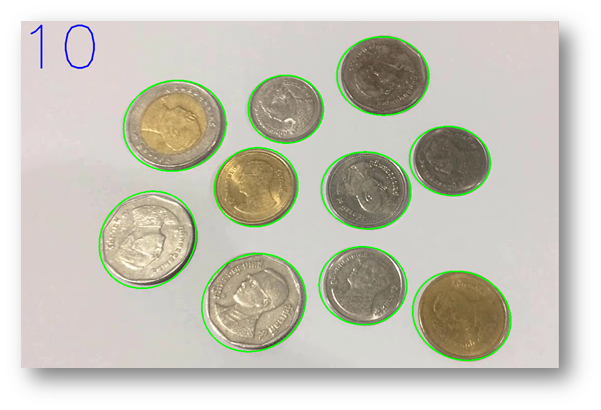
#> input picture coin-assets-docs/02.png, 601 x 410 px, given in place of the camera
$ python CoinDetection.py
#> lines starting #> are read from the running program, lines starting #| are printed output that depends on the picture; after the words box and inside, x2 and y2 are one past the last pixel; in counts of white or black regions, pixels touching at a corner belong together
import cv2
import numpy as np

cap = cv2.VideoCapture(0)

# set camera resolution
cap.set(cv2.CAP_PROP_FRAME_WIDTH, 1920)
cap.set(cv2.CAP_PROP_FRAME_HEIGHT, 1080)

while True:
    ret, frame = cap.read()
#> frame is the input picture: shape (410, 601, 3); mean B, G, R 186.5, 197.9, 200.1
    if not ret or frame is None:
        break  # handle case where frame is not read properly

    # use entire frame to be safe with all sizes
    roi = frame  # change this if cropping is needed later

    gray = cv2.cvtColor(roi, cv2.COLOR_BGR2GRAY)
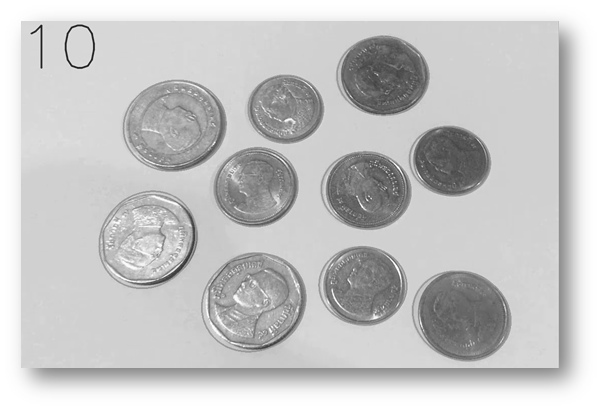
#> gray: shape (410, 601); min 29, max 255, mean 197.3
    gray_blur = cv2.GaussianBlur(gray, (15, 15), 0)
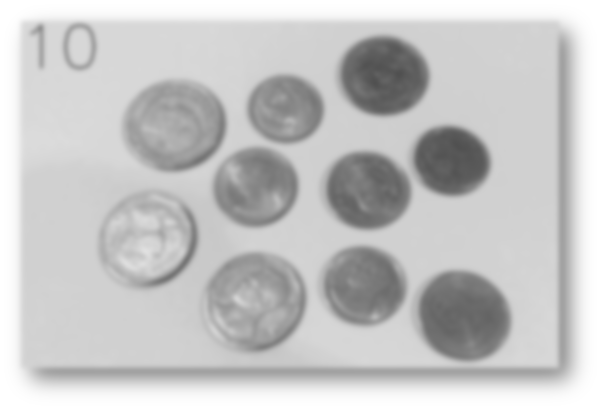
#> gray_blur: shape (410, 601); min 80, max 255, mean 197.3
    thresh = cv2.adaptiveThreshold(
        gray_blur, 255,
        cv2.ADAPTIVE_THRESH_GAUSSIAN_C,
        cv2.THRESH_BINARY_INV, 11, 1
    )
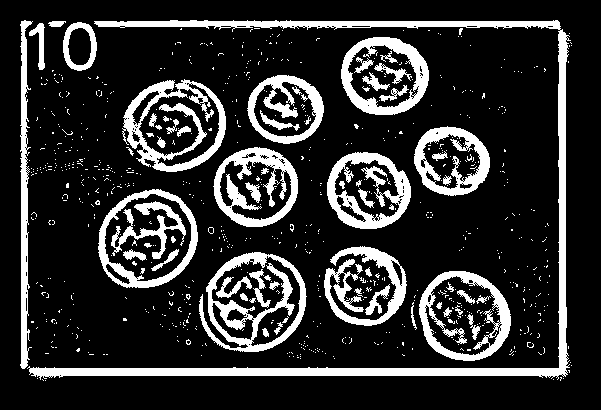
#> thresh: shape (410, 601); 18.5% white; 769 white regions (704 under 20 px), largest, box (x1, y1, x2, y2) and area: (27, 20, 571, 380) 9822, (199, 252, 307, 352) 3310, (122, 79, 226, 172) 3218
    kernel = np.ones((3, 3), np.uint8)
    closing = cv2.morphologyEx(thresh, cv2.MORPH_CLOSE, kernel, iterations=3)
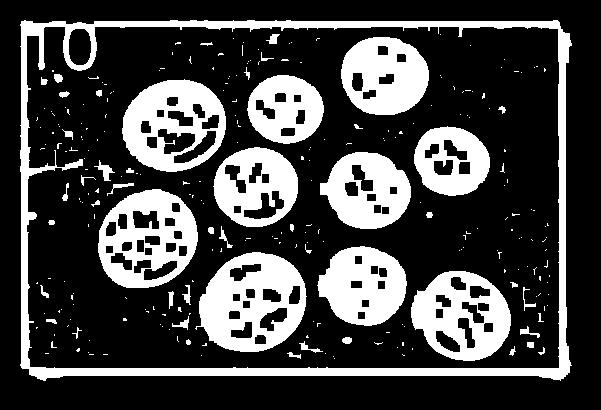
#> closing: shape (410, 601); 26.8% white; 266 white regions (215 under 20 px)

    result_img = closing.copy()
    # use RETR_EXTERNAL to avoid nested contours
    contours, hierachy = cv2.findContours(result_img, cv2.RETR_EXTERNAL, cv2.CHAIN_APPROX_NONE)
#> contours = 1 contour; box (x1, y1, x2, y2) and area: (20, 20, 572, 381) 192800

    counter = 0
    for cnt in contours:
        area = cv2.contourArea(cnt)
        if area < 5000 or area > 35000:
            continue

        # prevent error from fitEllipse
        if len(cnt) >= 5:
            try:
                ellipse = cv2.fitEllipse(cnt)
                cv2.ellipse(roi, ellipse, (0, 255, 0), 2)
                counter += 1
            except cv2.error:
                # if fitEllipse fails, just skip this contour
                continue
#> this loop made 1 pass
#> area on pass 1: 192799.5
#> after the loop, counter = 0

    cv2.putText(roi, str(counter), (10, 100),
                cv2.FONT_HERSHEY_SIMPLEX, 4, (255, 0, 0), 2, cv2.LINE_AA)
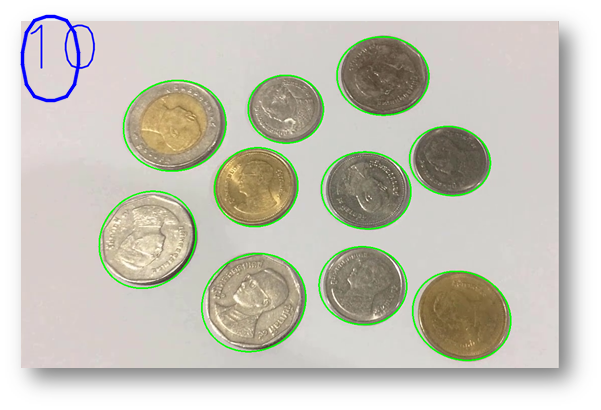
#> roi: shape (410, 601, 3); 0.45% of pixels changed, all inside (x1, y1, x2, y2) = (20, 14, 81, 103)
    cv2.imshow("Show", roi)

    if cv2.waitKey(1) & 0xFF == ord('q'):
#> (key q is pressed here)
        break

cap.release()
cv2.destroyAllWindows()

$ run again, on coin-assets-docs/12.png
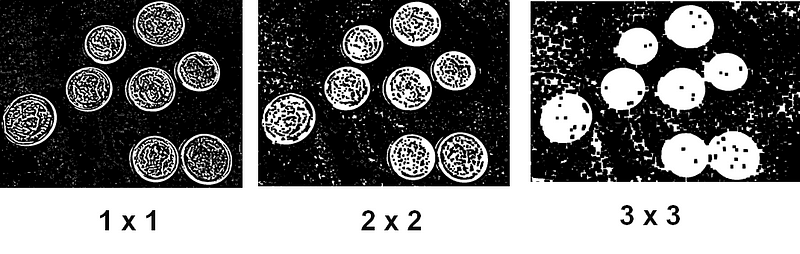
#> input picture coin-assets-docs/12.png, 800 x 254 px, given in place of the camera
#> frame is the input picture: shape (254, 800, 3); min 0, max 255, mean 116.8
#> `thresh = cv2.adaptiveThreshold( gray_blur, 255, cv2.ADAPTIVE_THRESH_GA..`:
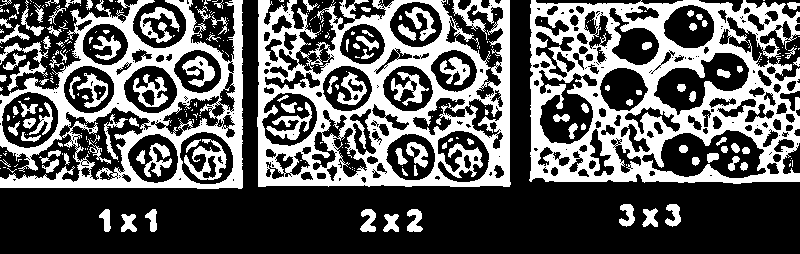
#> thresh: shape (254, 800); 36.7% white; 317 white regions (206 under 20 px), largest, box (x1, y1, x2, y2) and area: (529, 0, 800, 184) 23931, (257, 0, 511, 187) 21677, (0, 0, 243, 189) 14366
#> closing: shape (254, 800); 59.2% white; 162 black regions
#> contours = 12 contours; largest, box (x1, y1, x2, y2) and area: (529, 0, 800, 184) 48210, (257, 0, 511, 187) 46170, (0, 0, 243, 189) 44622, (360, 209, 376, 232) 261, (407, 209, 423, 232) 260
#> the loop `for cnt in contours:` made 12 passes
#> area on passes 1 to 8: 198, 198, 260.5, 261, 139, 135.5, 197.5, 217
#> after the loop `for cnt in contours:`: counter = 0
#> `cv2.putText(roi, str(counter), (10, 100), cv2.FONT_HERSHEY_SIMPLEX, 4,..`:
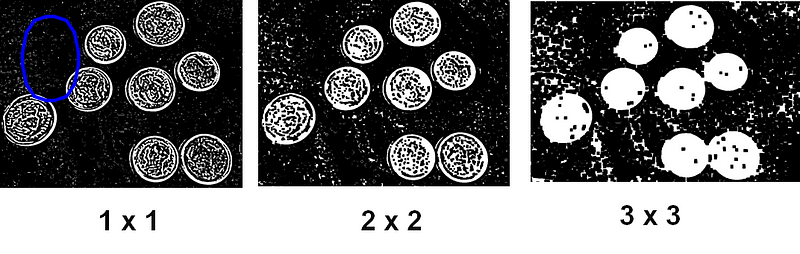
#> roi: shape (254, 800, 3); 0.55% of pixels changed, all inside (x1, y1, x2, y2) = (20, 14, 81, 103)
